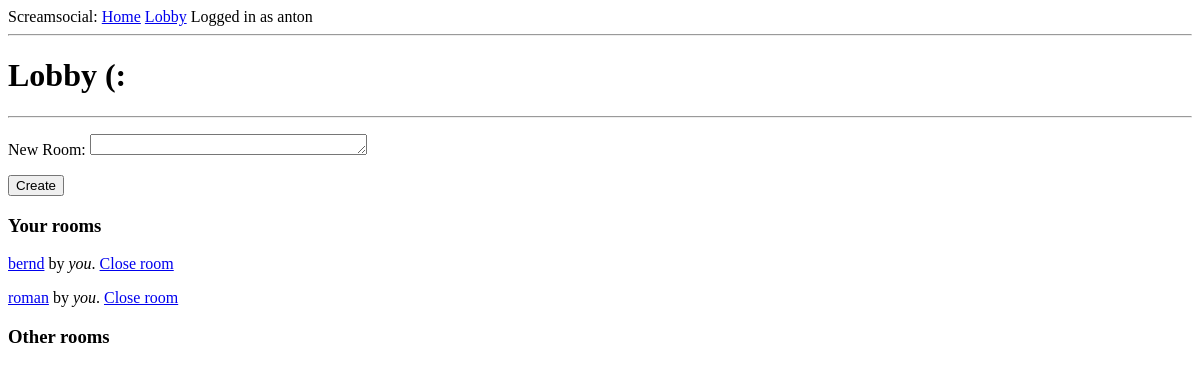
Before: /lobby (signed in) with the older database file.
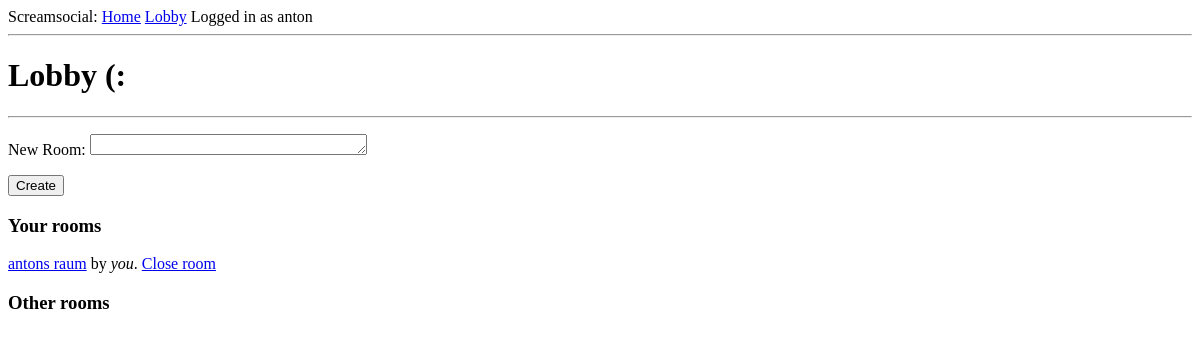
After: the same page with the newer database file.
### spp/models.py (models this page shows, shortened)
class User(UserMixin, db.Model):
    id = db.Column(db.Integer, primary_key=True)
    username = db.Column(db.String(64), index=True, unique=True)
    password_hash = db.Column(db.String(128))

class Room(db.Model):
    name = db.Column(db.String(60), primary_key=True)
    timestamp = db.Column(db.DateTime, index=True, default=datetime.utcnow)
    owner_id = db.Column(db.Integer, db.ForeignKey("user.id"))
    owner_name = db.Column(db.String(60))

### spp/chat/routes.py (the view, shortened to what this page needs)
@bp.route('/lobby', methods=["GET", "POST"])
@login_required
def lobbyroom():
    form = RoomForm()
    other_rooms = Room.query.filter(Room.owner_id != current_user.id)
    my_rooms = Room.query.filter(Room.owner_id == current_user.id)
    return render_template("lobby.html", form=form,
                           my_rooms=my_rooms,
                           other_rooms=other_rooms)

### spp/chat/forms.py
class RoomForm(FlaskForm):
    room = TextAreaField("New Room:",
                         validators=[DataRequired(), Length(min=1, max=60)])
    submit = SubmitField("Create")

### spp/models.py (called while the page is built)
@login.user_loader
def load_user(id):
    return User.query.get(int(id))

### spp/chat/templates/lobby.html (shortened to what this page needs)
{% extends "base.html" %}
{% block content %}
<h1>Lobby (:</h1>
<hr>
<form action="" method="POST">
    <p>
        {{form.room.label}}
        {{form.room(cols=32, rows=1)}}
    </p>
    <p>{{ form.submit() }}</p>
    <div>
    <h3>Your rooms</h3>
    {% for room in my_rooms %}
    <p>
        <a href="/chat/{{ room.name }}">{{ room.name }}</a> by <em>you</em>.
        <a href="/chat/{{ room.name }}/close">Close room</a>
    </p>
    {% endfor %}
    </div>
    <div>
    <h3>Other rooms</h3>
    </div>
</form>
{% endblock%}

### spp/templates/base.html (shortened to what this page needs)
<html>
    <head>
    </head>
    <body>
        <div>Screamsocial: <a href="/">Home</a>
            <a href="/lobby">Lobby</a>
        {% if current_user.is_authenticated %}
        Logged in as {{current_user.username}}
        {% endif %}
        </div>
        <hr>
        {% block content %}
        {% endblock content %}
    </body>
</html>

Changed rows visible on the page:
removed Room: name "bernd"
removed Room: name "roman"
added Room: name "antons raum"
